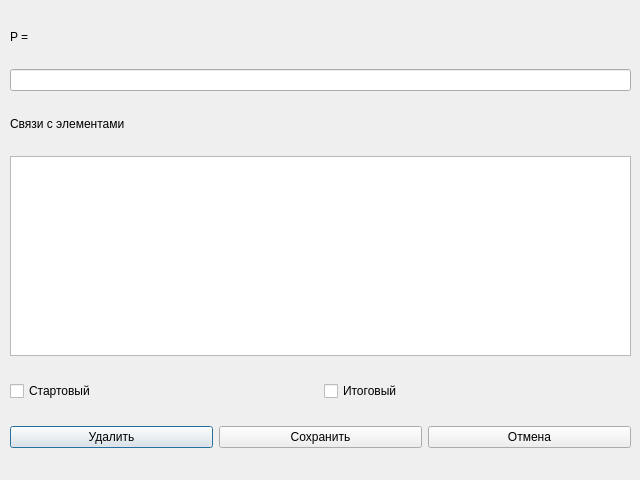
<?xml version="1.0" encoding="UTF-8"?>
<ui version="4.0">
 <class>Dialog</class>
 <widget class="QDialog" name="Dialog">
  <property name="geometry">
   <rect>
    <x>0</x>
    <y>0</y>
    <width>640</width>
    <height>480</height>
   </rect>
  </property>
  <property name="windowTitle">
   <string>Dialog</string>
  </property>
  <widget class="QWidget" name="gridLayoutWidget">
   <property name="geometry">
    <rect>
     <x>10</x>
     <y>10</y>
     <width>621</width>
     <height>461</height>
    </rect>
   </property>
   <layout class="QGridLayout" name="gridLayout">
    <item row="0" column="0">
     <widget class="QLabel" name="p_lb">
      <property name="maximumSize">
       <size>
        <width>16777215</width>
        <height>15</height>
       </size>
      </property>
      <property name="text">
       <string>P =</string>
      </property>
     </widget>
    </item>
    <item row="4" column="0">
     <layout class="QHBoxLayout" name="horizontalLayout">
      <item>
       <widget class="QCheckBox" name="input_chb">
        <property name="text">
         <string>Стартовый</string>
        </property>
       </widget>
      </item>
      <item>
       <widget class="QCheckBox" name="output_chb">
        <property name="text">
         <string>Итоговый</string>
        </property>
       </widget>
      </item>
     </layout>
    </item>
    <item row="2" column="0">
     <widget class="QLabel" name="conn_lb">
      <property name="maximumSize">
       <size>
        <width>16777215</width>
        <height>15</height>
       </size>
      </property>
      <property name="text">
       <string>Связи с элементами</string>
      </property>
     </widget>
    </item>
    <item row="1" column="0">
     <widget class="QLineEdit" name="p_le"/>
    </item>
    <item row="3" column="0">
     <widget class="QListView" name="conn_lt">
      <property name="maximumSize">
       <size>
        <width>16777215</width>
        <height>200</height>
       </size>
      </property>
     </widget>
    </item>
    <item row="5" column="0">
     <layout class="QHBoxLayout" name="horizontalLayout_2">
      <item>
       <widget class="QPushButton" name="delete_btn">
        <property name="text">
         <string>Удалить</string>
        </property>
       </widget>
      </item>
      <item>
       <widget class="QPushButton" name="save_btn">
        <property name="text">
         <string>Сохранить</string>
        </property>
       </widget>
      </item>
      <item>
       <widget class="QPushButton" name="cancel_btn">
        <property name="text">
         <string>Отмена</string>
        </property>
       </widget>
      </item>
     </layout>
    </item>
   </layout>
  </widget>
 </widget>
 <resources/>
 <connections/>
</ui>
